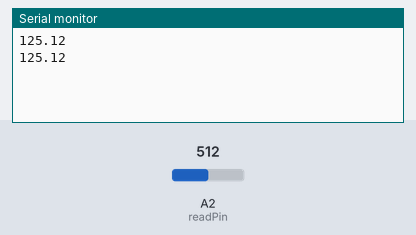
This sketch was run on a simulated Arduino Uno, built with avr-gcc and run on an emulated ATmega328P. Shown: the last lines printed to the serial monitor. Inputs (shaded band) come from the test bench; at power-on: A2 (readPin) = 512.

Above: at 1.8 s.
1.9 s: A2 (readPin) set to 716
At 2.7 s:
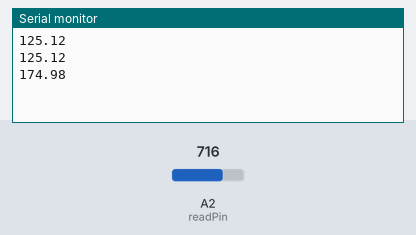
3.4 s: A2 (readPin) set to 900
At 4.8 s:
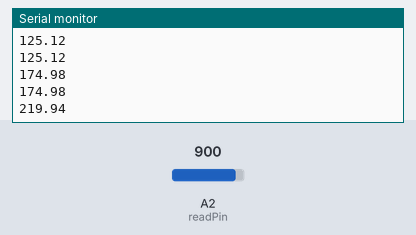
Timing chart, 0 to 6.4 s (numbered marks = the images above; inputs shaded):
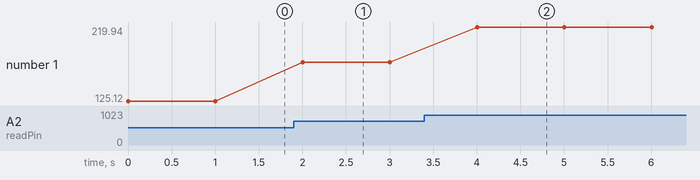

The sketch:

temp-sensor.ino
```cpp
int readPin = A2;
float scaleF = 0.02;
float temp = 1.;
float readVal;
float calVal;

void setup() {
    pinMode(readPin, INPUT);
    Serial.begin(9600);
}

void loop() {
    readVal = analogRead(readPin);
    calVal = readVal * (5.0/1023.);
    temp = calVal / scaleF;
    Serial.println(temp);
    delay(1000);
}
```

Measured:
- after the input at 1.9 s, the serial monitor: prints a new line after 0.10 s (image 1)
- after the input at 3.4 s, the serial monitor: prints a new line after 0.60 s (image 2)
- plotted number 1: 125.12 → 174.98 after the input at 1.9 s, 174.98 → 219.94 after the input at 3.4 s
